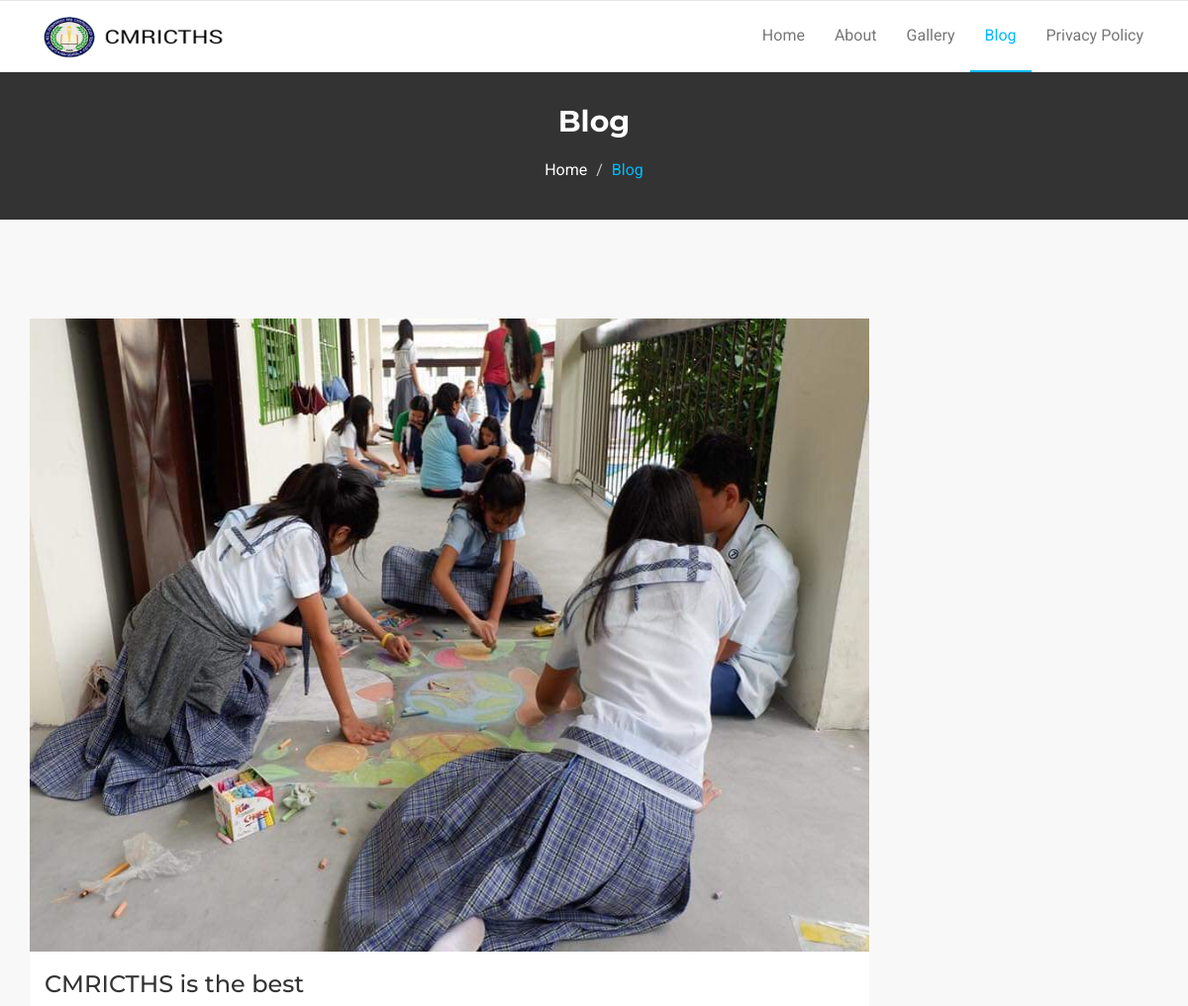
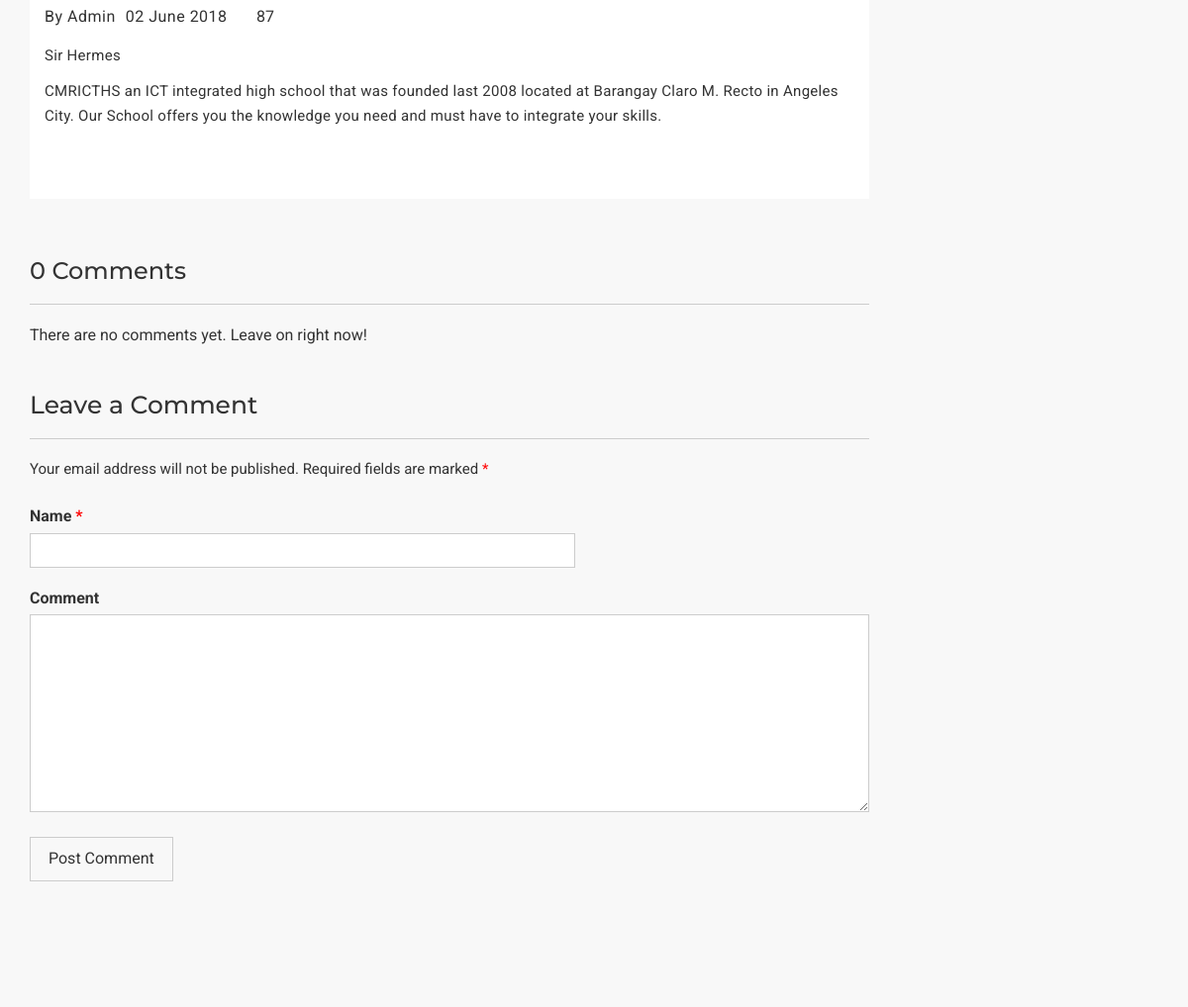
/function_complete/Blog.php, run on the app's committed database (2 pictures, top to bottom).
### tables this page shows
CREATE TABLE `photo` (
  `position` varchar(255) NOT NULL,
  `photo` varchar(255) NOT NULL
);

CREATE TABLE `blog` (
  `position` varchar(25) NOT NULL,
  `inputs` text NOT NULL
);

### function_complete/Blog.php (the view, shortened to what this page needs)
<html lang="en">
  <head>
    <link href="font-awesome.css" rel="stylesheet">
    <link href="bootstrap.css" rel="stylesheet">
    <link rel="stylesheet" type="text/css" href="slick.css">
    <link rel="stylesheet" href="jquery.fancybox.css" type="text/css" media="screen" />
    <link id="switcher" href="default-theme.css" rel="stylesheet">
    <link href="style.css" rel="stylesheet">
  </head>
  <body>
  <section id="mu-menu">
    <nav class="navbar navbar-default" role="navigation">
      <div class="container">
        <div class="navbar-header">
        <a class="navbar-brand" href="1.php"><img src="tle photos/LOGOO.png" width="200px" height="80px" style="margin-top: -25px;"></a>
         </div>
        <div id="navbar" class="navbar-collapse collapse">
          <ul id="top-menu" class="nav navbar-nav navbar-right main-nav">
            <li class=""><a href="Home.php">Home</a></li>
            <li class="dropdown">
              <a href="About.php">About </a>
            </li>
            <li> <li class=""><a href="Gallery.php">Gallery</a></li>
            <li class="dropdown">
              <li class="active"><a href="Blog.php" >Blog </span></a>
            </li>
            <li><a href="Privacy Policy.php">Privacy Policy</a></li>
          </li>
        </div>
        </div>
    </nav>
  </section>
 <section id="mu-page-breadcrumb">
   <div class="container">
     <div class="row">
       <div class="col-md-12">
         <div class="mu-page-breadcrumb-area">
           <h2>Blog </h2>
           <ol class="breadcrumb">
            <li><a href="#">Home</a></li>
            <li class="active">Blog </li>
          </ol>
         </div>
       </div>
     </div>
   </div>
 </section>
 <section id="mu-course-content">
   <div class="container">
     <div class="row">
       <div class="col-md-12">
         <div class="mu-course-content-area">
            <div class="row">
              <div class="col-md-9">
                <div class="mu-course-container mu-blog-single">
                  <div class="row">
                    <div class="col-md-12">
                      <article class="mu-blog-single-item">
                        <figure class="mu-blog-single-img">
							<?php
							include('connection.php');
							$position= "blog";
							$table = "photo";
							$SQL = "SELECT * FROM $table WHERE position='$position' LIMIT 1";
							$result = mysqli_query($conn, $SQL);
							$user = mysqli_fetch_assoc($result);
							?>
							<img alt="img" src="imported photos/<?php echo $user['photo'];?>" width="100%" height="80%" >
                          <figcaption class="mu-blog-caption">
						   <?php
			include('connection.php');
			$position= "div1";
			$table = "blog";
			$SQL = "SELECT * FROM $table WHERE position='$position' LIMIT 1";
			$result = mysqli_query($conn, $SQL);
			$user = mysqli_fetch_assoc($result);
			?>
                            <h3><a href="#"><?php echo $user['inputs']; ?></a></h3>
                          </figcaption>
                        </figure>
                        <div class="mu-blog-meta">
                          <a href="#">By Admin</a>
                          <a href="#">02 June 2018</a>
                          <span><i class="fa fa-comments-o"></i>87</span>
                        </div>
                        <div class="mu-blog-description">
						  <?php
			include('connection.php');
			$position= "div2";
			$table = "blog";
			$SQL = "SELECT * FROM $table WHERE position='$position' LIMIT 1";
			$result = mysqli_query($conn, $SQL);
			$user = mysqli_fetch_assoc($result);
			?>
                          <p><?php echo $user['inputs']; ?></p>
			  <?php
			include('connection.php');
			$position= "div3";
			$table = "blog";
			$SQL = "SELECT * FROM $table WHERE position='$position' LIMIT 1";
			$result = mysqli_query($conn, $SQL);
			$user = mysqli_fetch_assoc($result);
			?>
                          <p><?php echo $user['inputs']; ?></p>
                        </div>
                      </article>
                    </div>
                  </div>
                </div>
                <div class="row">
                  <div class="col-md-12">
                    <div class="mu-comments-area">
					<?php
						include ('connection.php');
							$sql = "SELECT * FROM comments";
							$result = mysqli_query($conn, $sql);
							$number = mysqli_num_rows($result);
							?>
                      <h3><?php echo $number;?> Comments</h3>
					<?php
							if (mysqli_num_rows($result) > 0) {
							while($row = mysqli_fetch_assoc($result))
							{
					?>
                      <div class="comments">
                        <ul class="commentlist">
                          <li>
                            <div class="media">
                              <div class="media-left">
                              </div>
                              <div class="media-body">
                               <h4 class="author-name"><?php echo $row['Username'];?> </h4>
                               <span class="comments-date"> Posted on &nbsp<?php echo $row['date'];?> </span>
                               <p><?php echo $row['Comment']?></p>
                              </div>
                            </div>
                          </li>
                        </ul>
					<?php
							}
							}
						else{echo "There are no comments yet. Leave on right now!";}
                        ?>
				<form action = "blog.php" method="POST">
                <div class="row">
                  <div class="col-md-12">
                    <div id="respond">
                      <h3 class="reply-title">Leave a Comment</h3>
                      <form id="commentform" action="blog.php" method="post">
                        <p class="comment-notes">
                          Your email address will not be published. Required fields are marked <span class="required">*</span>
                        </p>
						<form action="Blog.php" method="Post">
                        <p class="comment-form-author">
                          <label for="author">Name <span class="required">*</span></label>
                          <input type="text" required="required" size="30" value="" name="name"></input>
                        </p>
                        <p class="comment-form-comment">
                          <label for="comment">Comment</label>
                          <textarea required="required" aria-required="true" rows="8" cols="45" name="comment"></textarea>
                        </p>
                        <p class="form-submit">
                          <input type="submit" value="Post Comment" class="mu-post-btn" name="submit">
						  </form>
                      </form>
                    </div>
                  </div>
                </div>
				</form>
              </div>
              <div class="col-md-3">
             </div>
           </div>
         </div>
       </div>
     </div>
   </div>
 </section>
  </body>
</html>

### function_complete/default-theme.css (style rules this page uses)
#mu-menu .navbar-default .navbar-nav > .active > a, #mu-menu .navbar-default .navbar-nav > .active > a:hover, #mu-menu .navbar-default .navbar-nav > .active > a:focus { color: #01bafd; border-bottom: 2px solid #01bafd; background-color: transparent; }
#mu-page-breadcrumb .mu-page-breadcrumb-area .breadcrumb .active { color: #01bafd; }
#mu-course-content { background-color: #f8f8f8; display: inline; float: left; padding: 100px 0; width: 100%; }
#mu-course-content .mu-course-content-area { display: inline; float: left; width: 100%; }
#mu-course-content .mu-course-content-area .mu-course-container { display: inline; float: left; width: 100%; }
.mu-comments-area { display: inline; float: left; width: 100%; margin-top: 20px; }
.mu-comments-area h3 { margin-bottom: 20px; padding: 20px; border-bottom: 1px solid #ccc; padding-left: 0; }

### data on the page
photo: photo (picture)
blog: inputs "CMRICTHS is the best"
blog: inputs "Sir Hermes"
blog: inputs "CMRICTHS an ICT integrated high school that was founded last 2008 located at Barangay Claro M. Recto in Angeles City. Our School offers you the knowledge you need and must have to integrate your skills."

### other printed values
$number "0"
